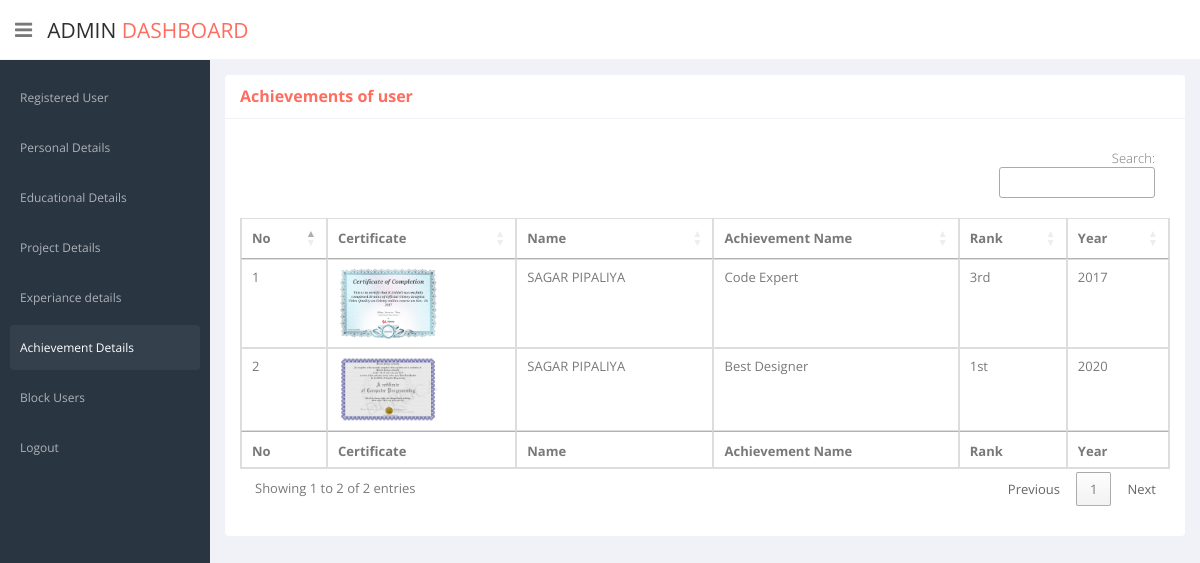
Screenshot of /admin/achievement_details.php (signed in) with the database file from the repository.
### tables this page shows
CREATE TABLE `achievement_details` (
  `ach_id` int(5) NOT NULL,
  `ach_name` varchar(50) NOT NULL,
  `ach_rank` varchar(10) NOT NULL,
  `ach_year` varchar(5) NOT NULL,
  `ach_certy` varchar(50) NOT NULL,
  `reg_id` int(5) NOT NULL
);

CREATE TABLE `reg_details` (
  `reg_id` int(5) NOT NULL,
  `reg_name` varchar(20) NOT NULL,
  `reg_email` varchar(50) NOT NULL,
  `reg_passwd` varchar(200) NOT NULL,
  `reg_date` datetime DEFAULT current_timestamp(),
  `login_status` int(2) NOT NULL DEFAULT 0,
  `block_status` int(2) NOT NULL
);

### admin/achievement_details.php (the view, shortened to what this page needs)
<?php
    include ("connection.php");
?>
<!DOCTYPE html>
<html lang="en">
<head>
    <link href="css/bootstrap.min.css" rel="stylesheet">
    <link href="css/bootstrap-reset.css" rel="stylesheet">
    <link href="assets/font-awesome/css/font-awesome.css" rel="stylesheet" />
    <link href="assets/jquery-easy-pie-chart/jquery.easy-pie-chart.css" rel="stylesheet" type="text/css" media="screen"/>
    <link rel="stylesheet" href="css/owl.carousel.css" type="text/css">
      <link href="css/slidebars.css" rel="stylesheet">
    <link href="css/style.css" rel="stylesheet">
    <link href="css/style-responsive.css" rel="stylesheet" />
    <link rel="stylesheet" type="text/css" href="https://cdn.datatables.net/1.10.24/css/jquery.dataTables.min.css">
    <link rel="stylesheet" type="text/css" href="https://cdn.datatables.net/autofill/2.3.5/css/autoFill.dataTables.min.css">
    <link rel="stylesheet" type="text/css" href="https://cdn.datatables.net/buttons/1.7.0/css/buttons.dataTables.min.css">
    <link rel="stylesheet" type="text/css" href="https://cdn.datatables.net/colreorder/1.5.3/css/colReorder.dataTables.min.css">
    <link rel="stylesheet" type="text/css" href="https://cdn.datatables.net/fixedcolumns/3.3.2/css/fixedColumns.dataTables.min.css">
    <link rel="stylesheet" type="text/css" href="https://cdn.datatables.net/fixedheader/3.1.8/css/fixedHeader.dataTables.min.css">
    <link rel="stylesheet" type="text/css" href="https://cdn.datatables.net/keytable/2.6.1/css/keyTable.dataTables.min.css">
    <link rel="stylesheet" type="text/css" href="https://cdn.datatables.net/responsive/2.2.7/css/responsive.dataTables.min.css">
    <link rel="stylesheet" type="text/css" href="https://cdn.datatables.net/rowgroup/1.1.2/css/rowGroup.dataTables.min.css">
    <link rel="stylesheet" type="text/css" href="https://cdn.datatables.net/rowreorder/1.2.7/css/rowReorder.dataTables.min.css">
    <link rel="stylesheet" type="text/css" href="https://cdn.datatables.net/scroller/2.0.3/css/scroller.dataTables.min.css">
    <link rel="stylesheet" type="text/css" href="https://cdn.datatables.net/searchbuilder/1.0.1/css/searchBuilder.dataTables.min.css">
    <link rel="stylesheet" type="text/css" href="https://cdn.datatables.net/searchpanes/1.2.1/css/searchPanes.dataTables.min.css">
    <link rel="stylesheet" type="text/css" href="https://cdn.datatables.net/select/1.3.3/css/select.dataTables.min.css">
  </head>
  <body>
  <section id="container" >
      <header class="header white-bg">
              <div class="sidebar-toggle-box">
                  <div class="fa fa-bars tooltips" data-placement="right" data-original-title="Toggle Navigation"></div>
              </div>
            <a href="register_user.php" class="logo">Admin<span> Dashboard</span></a>
        </header>
      <aside>
          <div id="sidebar"  class="nav-collapse ">
              <ul class="sidebar-menu" id="nav-accordion">
                  <li class="sub-menu">
                      <a href="register_user.php">
                          <span>Registered User</span>
                      </a>
                  </li>
                  <li class="sub-menu">
                      <a href="personal_details.php">
                          <span>Personal Details</span>
                      </a>
                  </li>
                  <li class="sub-menu">
                      <a href="educational_details.php">
                          <span>Educational Details</span>
                      </a>
                  </li>
                  <li class="sub-menu">
                      <a href="project_details.php">
                          <span>Project Details</span>
                      </a>
                  </li>
                  <li class="sub-menu">
                      <a href="experiance_details.php" >
                          <span>Experiance details</span>
                      </a>
                  </li>
                  <li class="sub-menu">
                      <a href="achievement_details.php" class="active">
                          <span>Achievement Details</span>
                      </a>
                  </li>
                  <li class="sub-menu">
                      <a href="block_users.php" >
                          <span>Block Users</span>
                      </a>
                  </li>
                  <li class="sub-menu">
                      <a href="logout.php" >
                          <span>Logout</span>
                      </a>
                  </li>
              </ul>
          </div>
      </aside>
      <section id="main-content">
          <section class="wrapper">
            <section class="panel">
                <header class="panel-heading text-danger"><b>Achievements of user</b></header>
                <div class="panel-body">
                       <table class="table table-bordered" id="pdDT">
                        <thead>
                            <tr>
                              <th>No</th>
                              <th>Certificate</th>
                              <th>Name</th>
                              <th>Achievement Name</th>
                              <th>Rank</th>
                              <th>Year</th>
                            </tr>
                        </thead>
                        <tbody>
                            <?php
                              $q1 = "select * from achievement_details ad,reg_details rd where ad.reg_id=rd.reg_id order by reg_name asc";
                              $result = $con->query($q1);
                              $count=1;
                              if ($result->num_rows > 0) {
                                while($row = $result->fetch_assoc()) {
                            ?>
                            <?php
                                if($row['block_status']==0){
                            ?>
                            <tr>
                                <td><?php echo $count; ?></td>
                                <td><img style="width: 100px;height: 10%;" src="../certificates/<?php echo $row['ach_certy']; ?>"></td>
                                <td><?php echo strtoupper($row['reg_name']); ?></td>
                                <td><?php echo $row['ach_name']; ?></td>
                                <td><?php echo $row['ach_rank']; ?></td>
                                <td><?php echo $row['ach_year']; ?></td>
                            </tr>
                            <?php } ?>
                          <?php $count++; }} ?>
                        </tbody>
                        <tfoot>
                            <tr>
                              <th>No</th>
                              <th>Certificate</th>
                              <th>Name</th>
                              <th>Achievement Name</th>
                              <th>Rank</th>
                              <th>Year</th>
                            </tr>
                        </tfoot>
                  </table>
                </div>
            </section>
          </section>
      </section>
  </section>
</body>
</html>

### rows the page displays
achievement_details: ach_certy (picture), reg.reg_name "SAGAR PIPALIYA", ach_name "Code Expert", ach_rank "3rd", ach_year "2017"
achievement_details: ach_certy (picture), reg.reg_name "SAGAR PIPALIYA", ach_name "Best Designer", ach_rank "1st", ach_year "2020"
